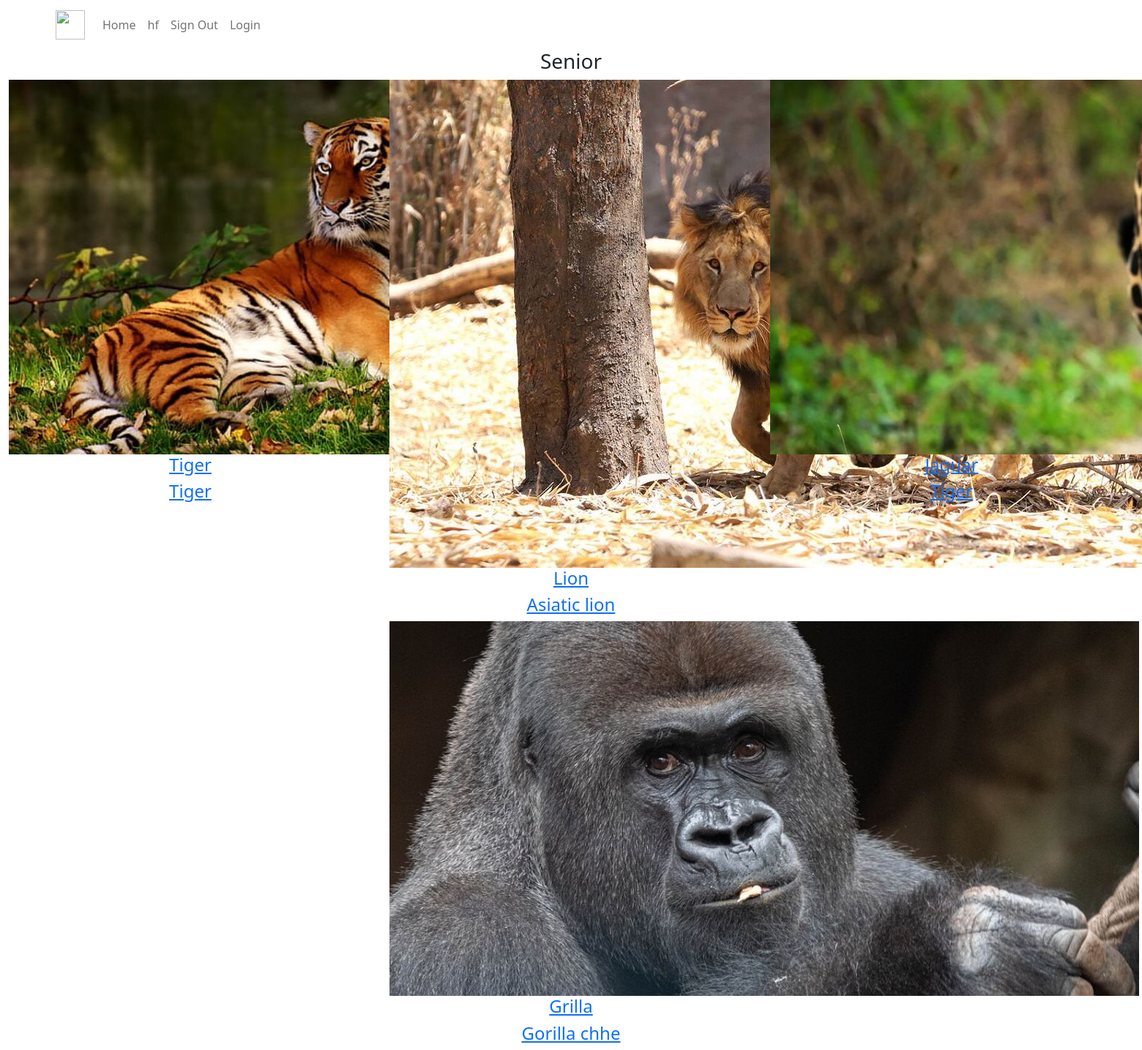
The app's page /senior.php with its own data.
### tables this page shows
CREATE TABLE `animals` (
  `animal_id` int(11) NOT NULL,
  `animal_name` varchar(30) NOT NULL,
  `come_from` varchar(30) NOT NULL,
  `picture` varchar(255) NOT NULL,
  `address` varchar(255) NOT NULL,
  `description` text DEFAULT NULL,
  `size` enum('big','medium','small') NOT NULL,
  `age` int(11) NOT NULL,
  `breed` varchar(30) NOT NULL,
  `available` int(15) NOT NULL
);

### senior.php (the view, shortened to what this page needs)
<?php
require_once 'components/db_connect.php';
$sql = "SELECT * FROM animals WHERE age > 3 ";
$result = mysqli_query($connect, $sql);
$tbody="";
if(mysqli_num_rows($result)>0){
    while($row = mysqli_fetch_assoc($result)){
        $tbody .= "
        <div class='container col-4 nsl justify-content-center'>
          <div class='boox col-12 justify-content-center '>
                <a class='eddt' href='details.php?animal_id=".$row['animal_id']."'>
                  <img class='im-size' src='./pictures/" .$row['picture']."'>
                </a>
          </div>
          <div class='text-center nsl2'>
            <a class='eddt' href='details.php?animal_id=".$row['animal_id']."'>
              <h4>" .$row['animal_name']."</h4>
              <h4>" .$row['breed']."</h4>
            </a>
          </div>
        </div> ";
    };
}else {
    $tbody="
       <tr>
         <td> colspan='5' class='text-center'>Not Data </td>
        </tr>
    ";
}
?>
<!DOCTYPE html>
<html lang="en">
<head>
    <link rel="stylesheet" href="css/style.scss">
    <link href="https://cdn.jsdelivr.net/npm/bootstrap@5.1.3/dist/css/bootstrap.min.css" rel="stylesheet">
</head>
<body class="bbc">
  <?php require_once 'components/navigation.php' ?>
    <div id="items">
      <div class="row text-center dit justify-content-center">
        <div class="col-12">
          <h3 class="heading text-center">Senior</h3>
        </div>
        <div class="col-12 row">
           <?php echo $tbody; ?>
        </div>
      </div>
    </div>
</body>
</html>

### records on screen
animals: picture (picture), animal_name "Tiger", breed "Tiger"
animals: picture (picture), animal_name "Lion", breed "Asiatic lion"
animals: picture (picture), animal_name "Jaguar", breed "Tiger"
animals: picture (picture), animal_name "Grilla", breed "Gorilla chhe"
